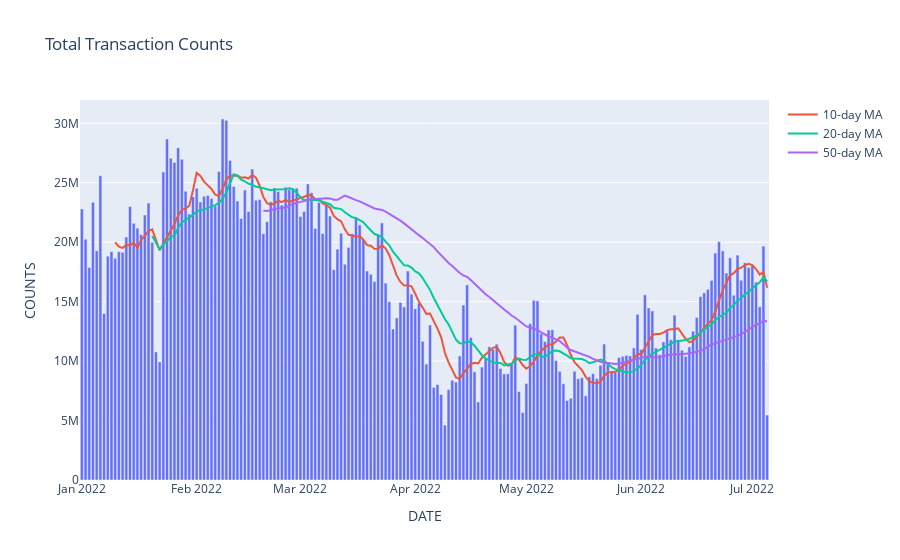

Here is the notebook cell this chart was saved with:
### Code cell
plot_total_counts(data)

### Figure 1 — Plotly figure (JSON) as saved in the notebook; plotly's stock layout.template omitted (floating-point values rounded to 4 significant figures; data arrays with more than 128 entries replaced by an {"elided": "..."} marker saying what was removed)
{"data": [{"alignmentgroup": "True", "hovertemplate": "DATE=%{x}<br>COUNTS=%{y}<extra></extra>", "legendgroup": "", "marker": {"color": "#636efa", "pattern": {"shape": ""}}, "name": "", "offsetgroup": "", "orientation": "v", "showlegend": false, "textposition": "auto", "type": "bar", "x": {"elided": "186 str values"}, "xaxis": "x", "y": {"elided": "186 int values"}, "yaxis": "y"}, {"mode": "lines", "name": "10-day MA", "type": "scatter", "x": {"elided": "186 str values"}, "y": {"elided": "186 float values"}}, {"mode": "lines", "name": "20-day MA", "type": "scatter", "x": {"elided": "186 str values"}, "y": {"elided": "186 float values"}}, {"mode": "lines", "name": "50-day MA", "type": "scatter", "x": {"elided": "186 str values"}, "y": {"elided": "186 float values"}}], "layout": {"autosize": true, "barmode": "relative", "legend": {"tracegroupgap": 0}, "title": {"text": "Total Transaction Counts"}, "xaxis": {"anchor": "y", "autorange": true, "domain": [0, 1], "range": ["2021-12-31 12:00", "2022-07-05 12:00"], "title": {"text": "DATE"}, "type": "date"}, "yaxis": {"anchor": "x", "autorange": true, "domain": [0, 1], "range": [0, 31960000.0], "title": {"text": "COUNTS"}, "type": "linear"}}}
